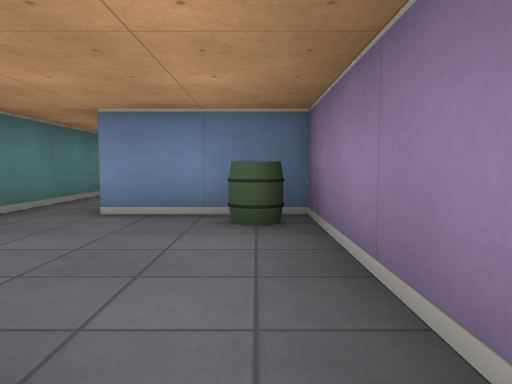
[1] (above)

14 first-person views from a walk through a cub3D level. The camera is about half as high as the walls, tilts 4° down and sees 70° across. The floor is counted in squares. Each view is taken from the middle of a square. On the plan, view 1 faces up. The plan holds only what a view shows up to about 9 squares ahead; the rest is blank.

[2]
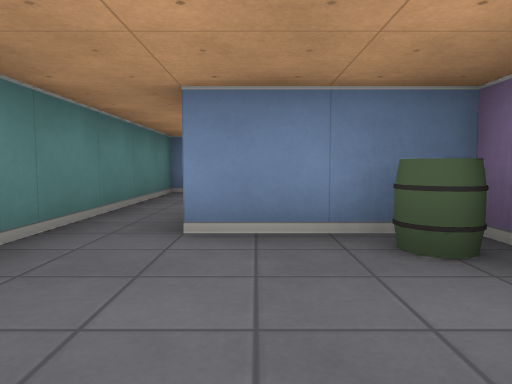

[3]
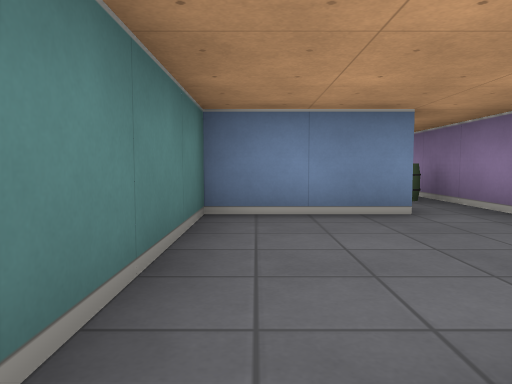

[4]
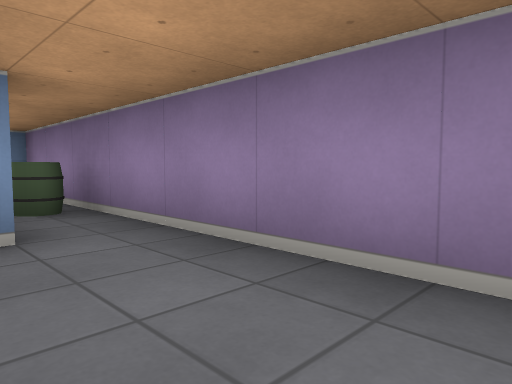

[5]
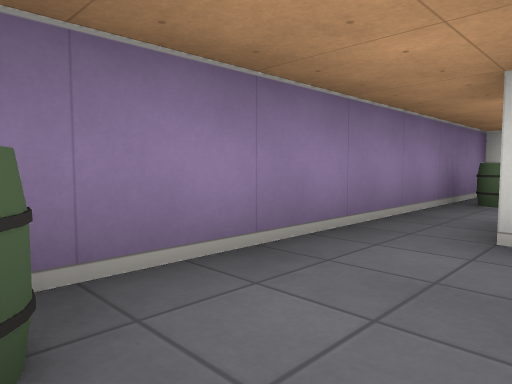

[6]
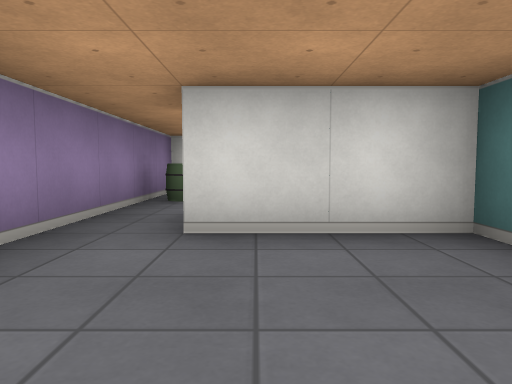

[7]
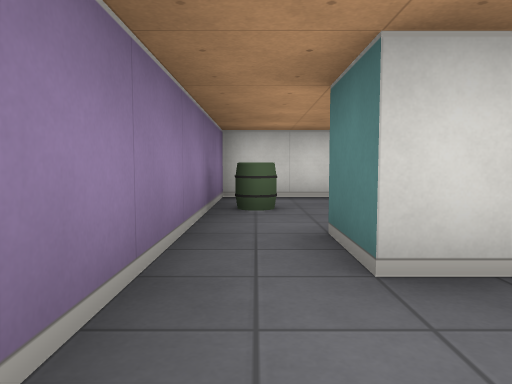

[8]
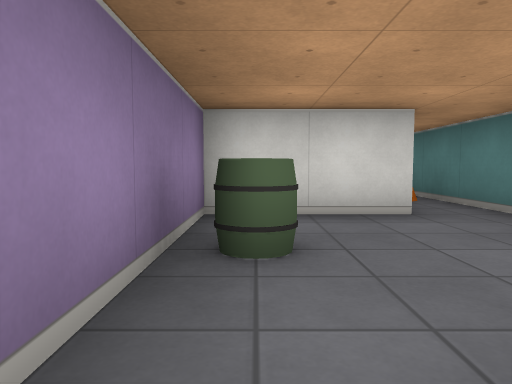

[9]
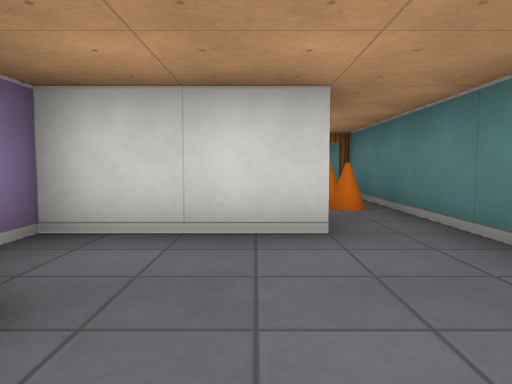

[10]
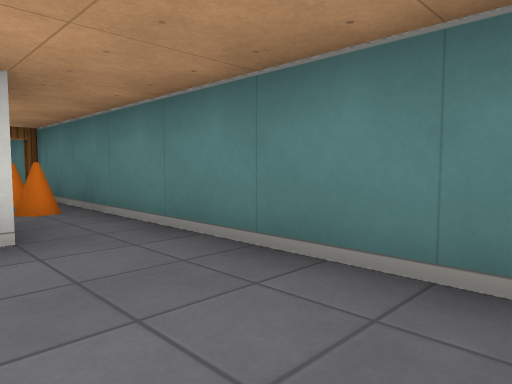

[11]
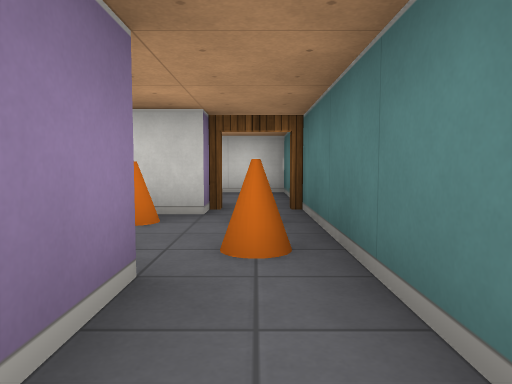

[12]
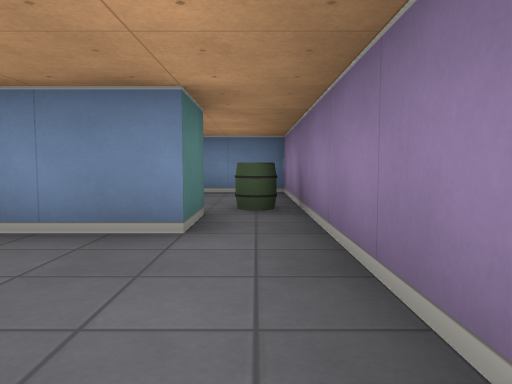

[13]
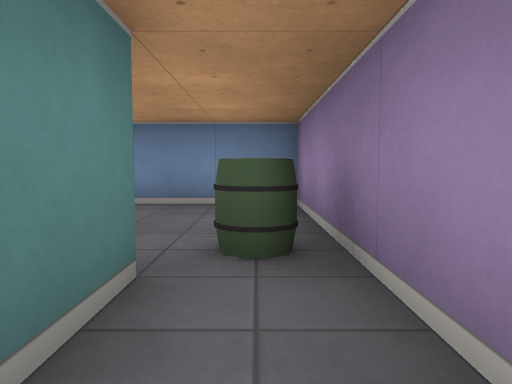

[14]
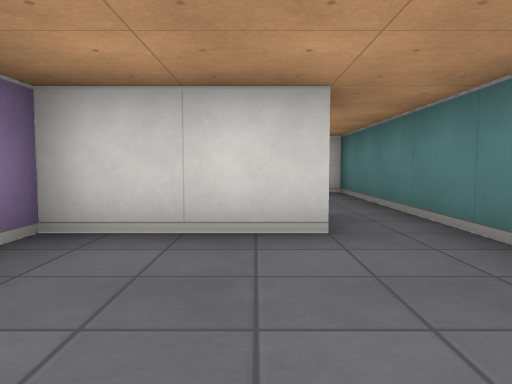

### Floor plan
Points are (right, up) in squares from view 1. A wall is a line through its corners. A room is listed if a view was taken in it or the views show most of it. See-through windows are left out.
Room 1 (views 1, 8, 9, 10, 11)
walls: (-1.5, -3.5) (0.5, -3.5) (0.5, 0.5); (-2.5, -1.2) (-2.5, -3.4); (-0.5, 0.5) (-0.5, -0.5)
ways out: opening at (0, 0) to room 2; opening at (-2, -4) to room 4
objects: barrel (0, -2)
Room 2 (views 2, 3, 5, 6, 7)
walls: (0.5, 0.5) (0.5, 3.5) (-1.5, 3.5); (-2.5, 4.5) (-2.5, 0.5) (-0.5, 0.5)
ways out: opening at (0, 0) to room 1; opening at (-2, 4) to room 3
objects: barrel (0, 3)
Room 3 (views 4, 12, 13, 14)
walls: (-1.6, 4.5) (0.5, 4.5) (0.5, 9.5); (-0.5, 8.5) (-0.5, 7.5) (-2.5, 7.5) (-2.5, 4.5)
ways out: opening at (-2, 4) to room 2
objects: barrel (0, 9)
Room 4 (no view inside)
walls: (-1.5, -4.5) (-1.5, -3.5); (-2.5, -3.4) (-2.5, -7.1)
ways out: opening at (-2, -4) to room 1; open door at (-2, -7)
objects: cone (-2, -6); cone (-2, -5)

Where each view was taken, in squares from view 1:
view 1: 0 up, 0 right, facing up
view 2: 1 up, 1 left, facing up
view 3: 4 up, 2 left, facing up
view 4: 5 up, 1 left, facing up-right
view 5: 3 up, 1 left, facing down-right
view 6: 3 up, 1 left, facing down
view 7: 2 up, 0 right, facing down
view 8: 0 up, 0 right, facing down
view 9: 1 down, 1 left, facing down
view 10: 1 down, 1 left, facing down-left
view 11: 3 down, 2 left, facing down
view 12: 5 up, 0 right, facing up
view 13: 7 up, 0 right, facing up
view 14: 7 up, 1 left, facing down
